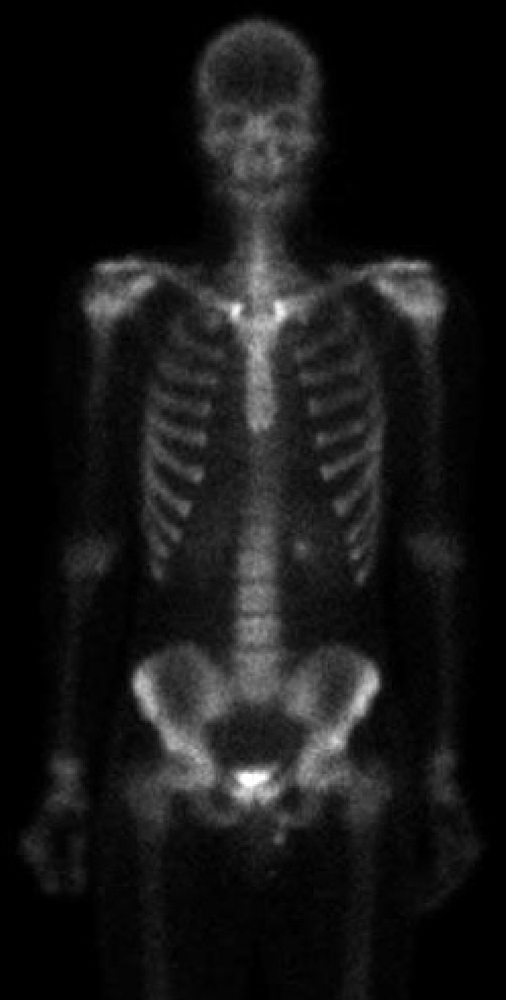
#> input picture Question-1/Skeleton 750x1482.tif, 506 x 1000 px, shrunk from 750 x 1482 before the run
$ jupyter execute '1(d).ipynb'
#> lines starting #> are read from the running program, lines starting #| are printed output that depends on the picture; after the words box and inside, x2 and y2 are one past the last pixel; in counts of white or black regions, pixels touching at a corner belong together
## Illustrate the histogram of the image and make single threshold segmentation observed from the histogram

[cell 1]
import cv2
import numpy as np
import matplotlib.pyplot as plt

[cell 2]
def generate_histogram(image):
    gray_level_count = np.zeros(256)
    height, width = image.shape

    for r in range(height):
        for c in range(width):
            gray_level_count[image[r,c]] += 1

    plt.bar(range(256), gray_level_count, width=1.0, color = 'gray')
    plt.title("The Histogram of the image")
    plt.show()

[cell 3]
original_image = cv2.imread("./Skeleton 750x1482.tif", 0)
#> original_image is the input picture: shape (1000, 506); min 0, max 255, mean 22.5
plt.imshow(original_image, cmap='gray')
plt.title("The Skeleton Image")
plt.show()

[cell 4]
generate_histogram(original_image)
#> in generate_histogram, `plt.show()`:
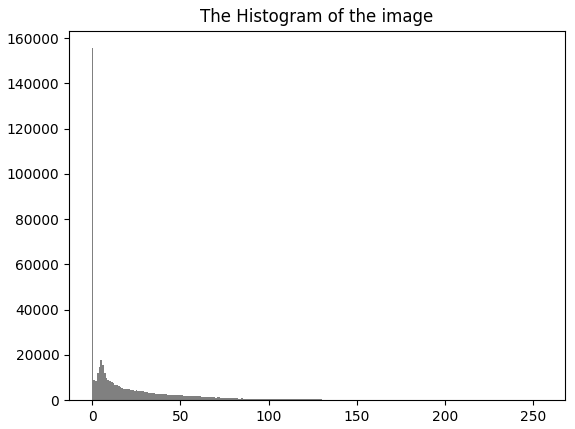
#> figure drawn by matplotlib, 1 panel; tallest bar 155555 high, from x = -0.5 to 0.5

## Making Single Threshold Segmentation observed from the Histogram

[cell 5]
threshold_value = 27
segmented_image = np.where(original_image<threshold_value , 0, 255)
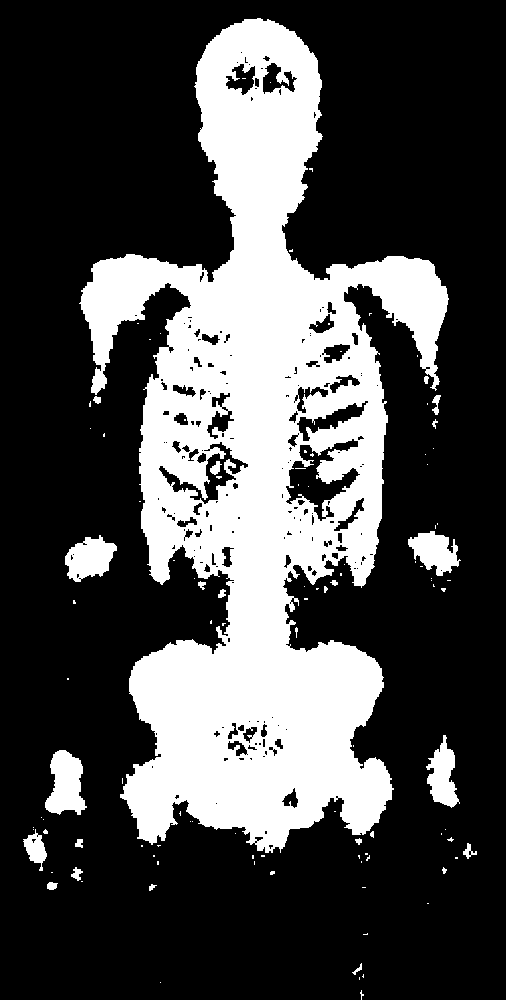
#> segmented_image: shape (1000, 506) int64; 29% white; 108 white regions (84 under 20 px), largest, box (x1, y1, x2, y2) and area: (79, 18, 449, 853) 138967, (45, 750, 87, 815) 1809, (65, 535, 117, 582) 1553
segmented_image = np.uint8(segmented_image)

plt.imshow(segmented_image, cmap='gray')
plt.title("The Segmented Image")
plt.show()

[cell 6]
generate_histogram(segmented_image)
#> in generate_histogram (call 2), `plt.show()`:
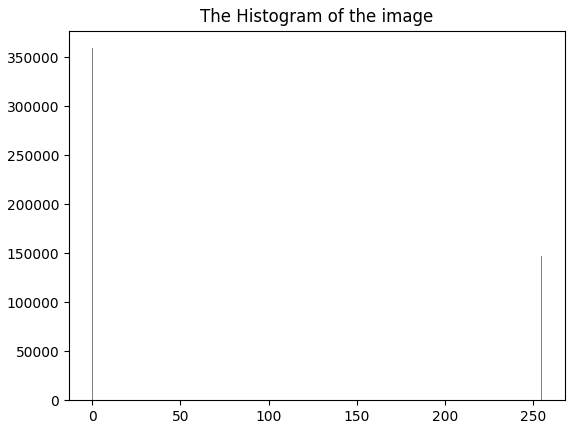
#> figure drawn by matplotlib, 1 panel; tallest bar 359147 high, from x = -0.5 to 0.5

$ run again, with Question-1/Rose.tif copied over Question-1/Skeleton 750x1482.tif
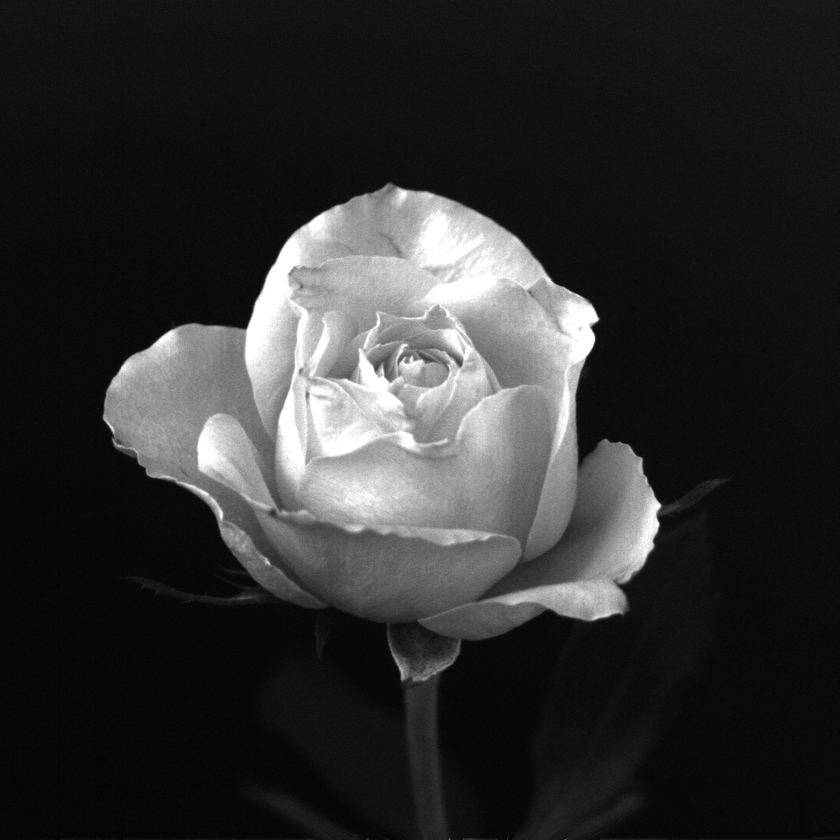
#> input picture Question-1/Rose.tif, 840 x 840 px, shrunk from 1024 x 1024 before the run
#> original_image is the input picture: shape (840, 840); min 0, max 255, mean 46.8
#> `segmented_image = np.where(original_image<threshold_value , 0, 255)`:
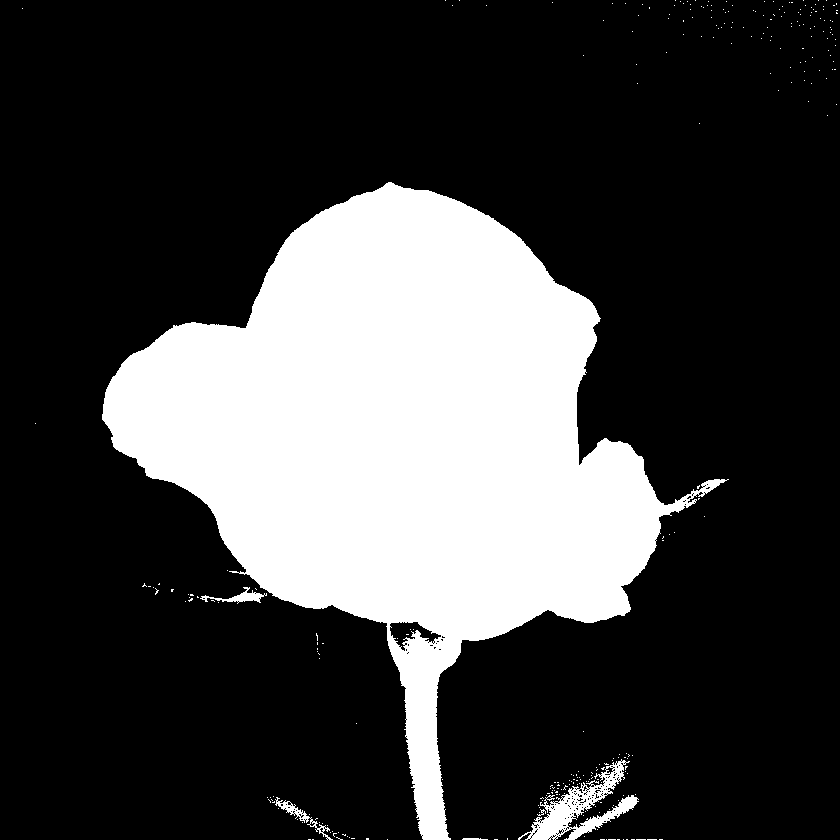
#> segmented_image: shape (840, 840) int64; 25.1% white; 294 white regions (288 under 20 px), largest, box (x1, y1, x2, y2) and area: (102, 182, 729, 840) 173019, (518, 759, 639, 840) 3030, (275, 797, 333, 840) 367, (200, 587, 267, 604) 346, (462, 838, 488, 840) 43, (537, 809, 546, 816) 22
#> in generate_histogram (call 2), `plt.show()`:
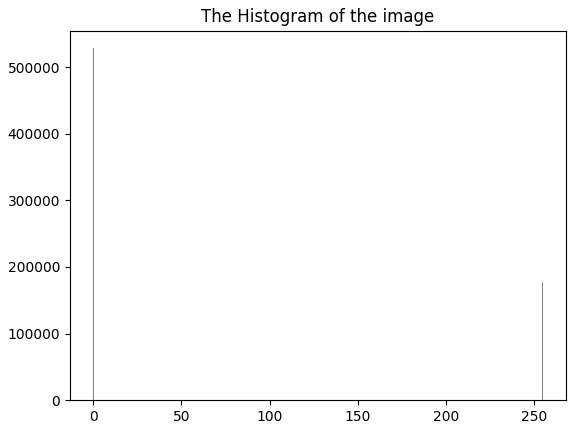
#> figure drawn by matplotlib, 1 panel; tallest bar 528260 high, from x = -0.5 to 0.5
